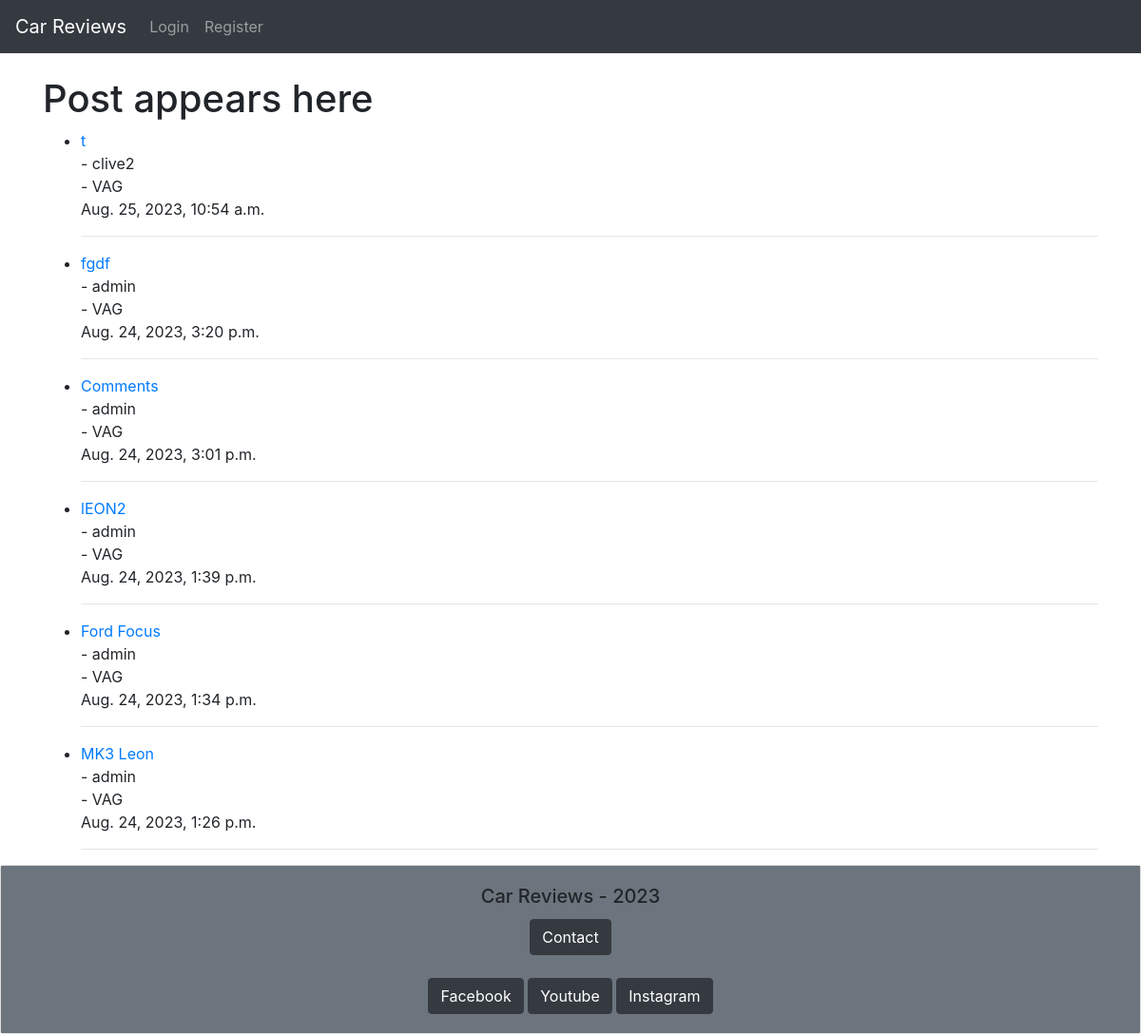
The app's page /, older data.
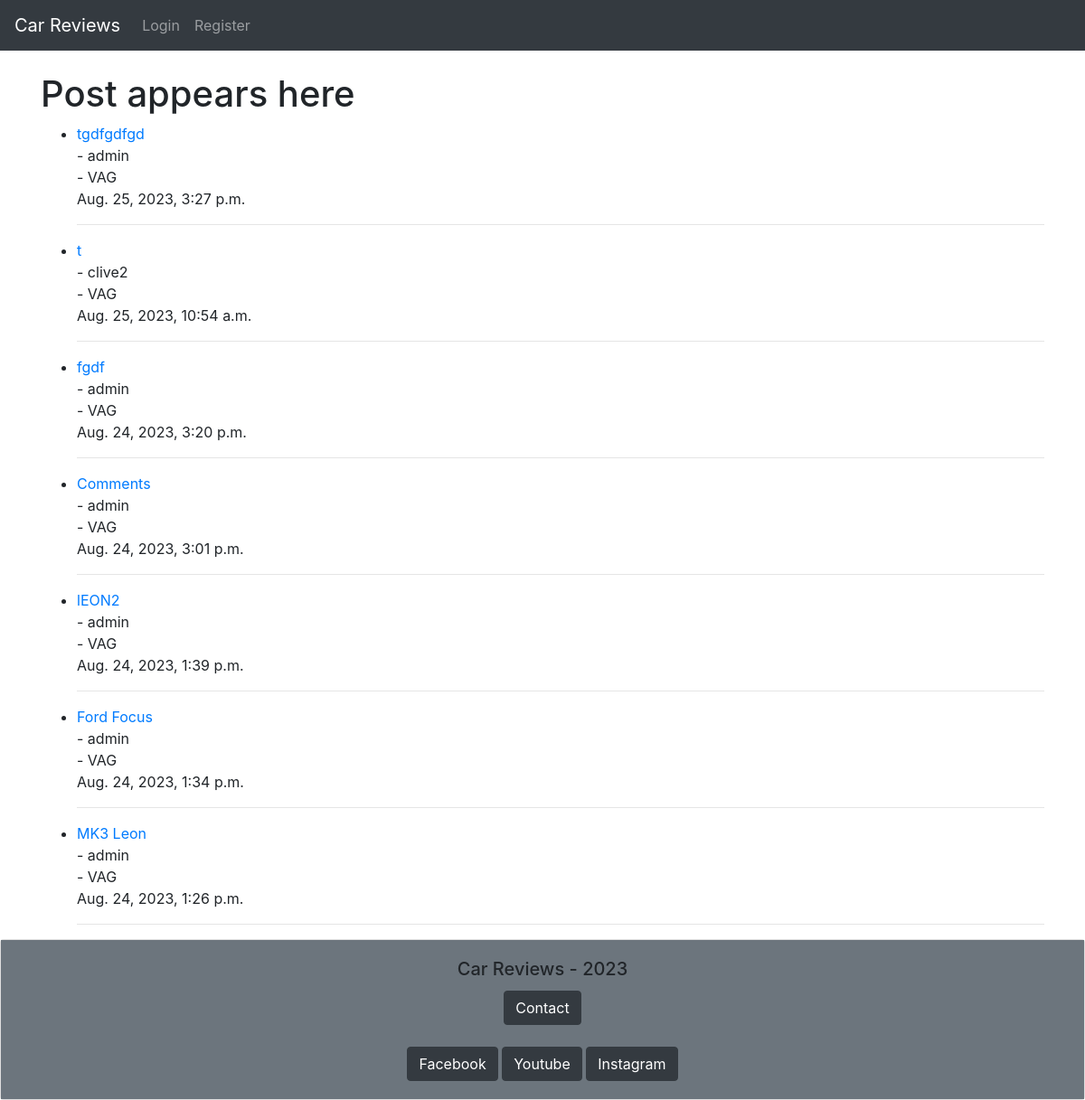
The same page, newer data.
### blog/models.py (models this page shows, shortened)
class Post(models.Model):
    title = models.CharField(max_length=200, unique=True)
    image = models.ImageField(null=True, upload_to="media/")
    title_tag = models.CharField(max_length=200)
    author = models.ForeignKey(User, on_delete=models.CASCADE, related_name='blog_posts')
    created_on = models.DateTimeField(auto_now_add=True)
    updated_on = models.DateTimeField(auto_now_add=True)
    content = RichTextField(blank=True, null=True)
    category = models.CharField(max_length=200, default='VAG')
    likes = models.ManyToManyField(User, related_name='carreview')

### blog/views.py (the view)
# urls.py: path('', view.as_view(), name='home'),
class view(ListView):
    model = Post
    template_name = 'index.html'
    ordering = ['-created_on']

### templates/index.html (shortened to what this page needs)
{% extends 'base.html' %}
    {% block content %}
    <h1>Post appears here</h1>
    <ul>
    {% for post in object_list %}
        <li><a href="{% url 'post-details' post.pk %}">{{ post.title }}</a> <br>- {{ post.author }} <br>- {{ post.category }}<br/>{{ post.content|slice:":0 "}} {{ post.created_on }}<hr></li>
    {% endfor %}
    </ul>
    {% endblock %}

Row changes from the older to the newer data that the page shows:
added Post: title "tgdfgdfgd", author "admin", category "VAG", created_on "Aug. 25, 2023, 3:27 p.m."
